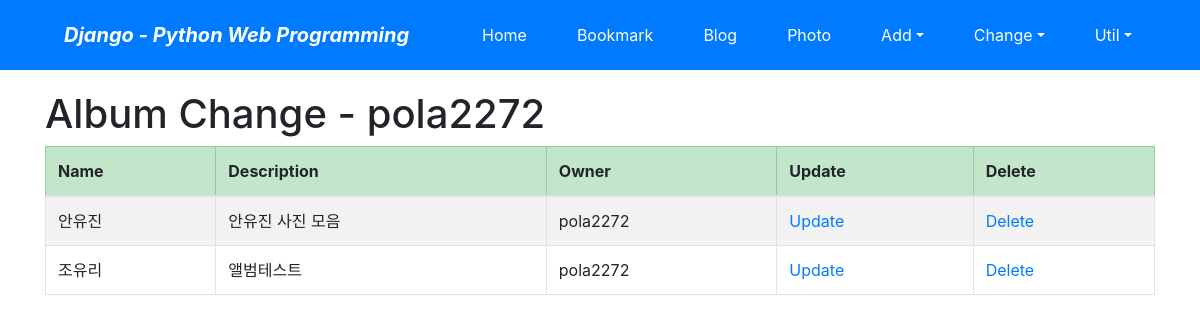
The page /photo/album/change/ (signed in) on the database its author committed.
### photo/models.py (models this page shows, shortened)
class Album(models.Model):
    name = models.CharField(max_length=30)
    description =models.CharField('One line Description', max_length=100, blank=True)
    owner = models.ForeignKey('auth.User', on_delete=models.CASCADE, verbose_name='OWNER', blank=True, null=True)
    class Meta:
        ordering=('name',)

### photo/views.py (the view)
# urls.py: path('album/change/', views.AlbumChangeLV.as_view(), name='album_change'),
class AlbumChangeLV(LoginRequiredMixin, ListView):
    model = Album
    template_name = 'photo/album_change_list.html'
    def get_queryset(self):
        return Album.objects.filter(owner=self.request.user)

### photo/templates/photo/album_change_list.html (shortened to what this page needs)
{%extends 'base.html' %}
{% block content %}
    <h1>Album Change - {{ user }}</h1>
    <table class="table table-striped table-bordered table-condensed">
        <thead>
        <tr class="table-success">
            <th>Name</th>
            <th>Description</th>
            <th>Owner</th>
            <th>Update</th>
            <th>Delete</th>
        </tr>
        </thead>
        <tbody>
        {% for item in object_list %}
        <tr>
            <td>{{ item.name }}</td>
            <td>{{ item.description }}</td>
            <td>{{ item.owner }}</td>
            <td><a href="{% url 'photo:album_update' item.id %}">Update</td>
            <td><a href="{% url 'photo:album_delete' item.id %}">Delete</td>
        </tr>
        {% endfor %}
        </tbody>
    </table>
{% endblock %}

### rows shown on the page
Album: name "안유진", description "안유진 사진 모음", owner "pola2272"
Album: name "조유리", description "앨범테스트", owner "pola2272"

### other values the page prints
{{ user }} "pola2272"
